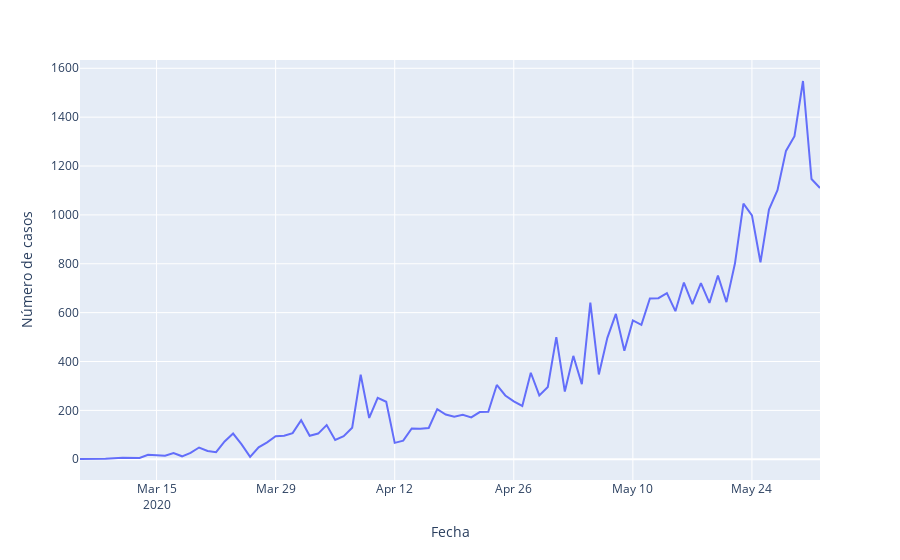

Notebook code for this chart:
### Code cell
import plotly.express as px
dg = data.groupby('fecha_reporte_web')['fecha_reporte_web'].agg(['count'])
dg.rename(columns={'count':'Número de casos'}, inplace=True)
fig = px.line(dg, x=dg.index, y='Número de casos', labels={'x':'Fecha'})
fig.show()
